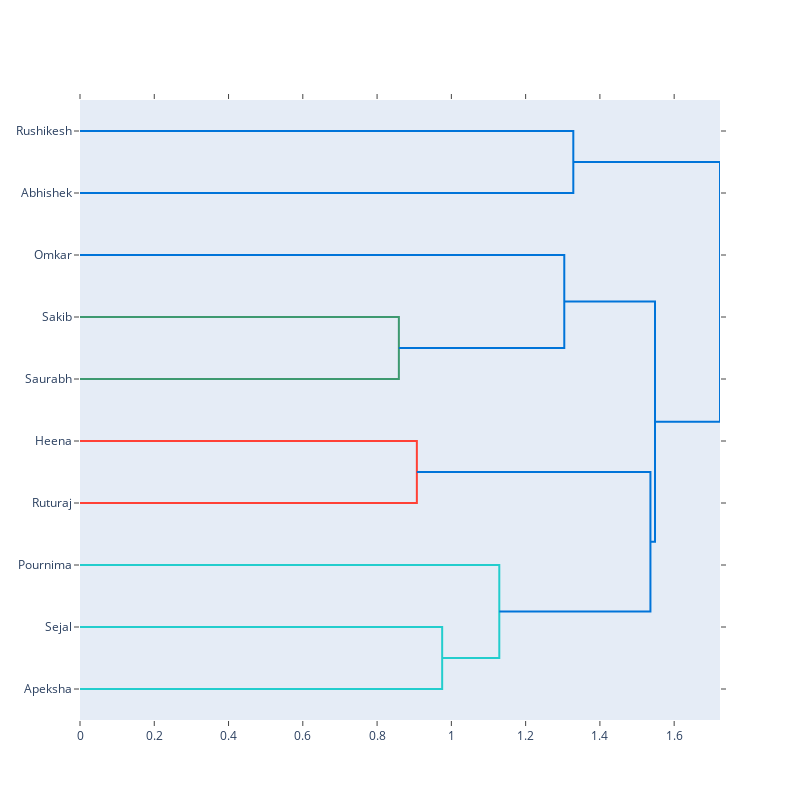

The code cell stored with this chart in its notebook:
### Markdown cell above
# Write a Program to Demonstrate Dendogram Plot

### Code cell
# importing library
import plotly.figure_factory as ff

import numpy as np

X = np.random.rand(10, 12)
names = ['Omkar', 'Pournima', 'Sakib', 'Heena', 'Saurabh', 'Rushikesh', 'Ruturaj', 'Sejal', 'Apeksha', 'Abhishek']
fig = ff.create_dendrogram(X, orientation='left', labels=names)
fig.update_layout(width=800, height=800)
fig.show()

### Figure 1 — Plotly figure (JSON) as saved in the notebook; plotly's stock layout.template omitted (floating-point values rounded to 4 significant figures)
{"data": [{"hoverinfo": "text", "marker": {"color": "rgb(0,116,217)"}, "mode": "lines", "type": "scatter", "x": [0, 1.328, 1.328, 0], "xaxis": "x", "y": [-5, -5, -15, -15], "yaxis": "y"}, {"hoverinfo": "text", "marker": {"color": "rgb(61,153,112)"}, "mode": "lines", "type": "scatter", "x": [0, 0.8587, 0.8587, 0], "xaxis": "x", "y": [-35, -35, -45, -45], "yaxis": "y"}, {"hoverinfo": "text", "marker": {"color": "rgb(0,116,217)"}, "mode": "lines", "type": "scatter", "x": [0, 1.304, 1.304, 0.8587], "xaxis": "x", "y": [-25, -25, -40, -40], "yaxis": "y"}, {"hoverinfo": "text", "marker": {"color": "rgb(255,65,54)"}, "mode": "lines", "type": "scatter", "x": [0, 0.9071, 0.9071, 0], "xaxis": "x", "y": [-55, -55, -65, -65], "yaxis": "y"}, {"hoverinfo": "text", "marker": {"color": "rgb(35,205,205)"}, "mode": "lines", "type": "scatter", "x": [0, 0.9753, 0.9753, 0], "xaxis": "x", "y": [-85, -85, -95, -95], "yaxis": "y"}, {"hoverinfo": "text", "marker": {"color": "rgb(35,205,205)"}, "mode": "lines", "type": "scatter", "x": [0, 1.129, 1.129, 0.9753], "xaxis": "x", "y": [-75, -75, -90, -90], "yaxis": "y"}, {"hoverinfo": "text", "marker": {"color": "rgb(0,116,217)"}, "mode": "lines", "type": "scatter", "x": [0.9071, 1.536, 1.536, 1.129], "xaxis": "x", "y": [-60, -60, -82.5, -82.5], "yaxis": "y"}, {"hoverinfo": "text", "marker": {"color": "rgb(0,116,217)"}, "mode": "lines", "type": "scatter", "x": [1.304, 1.548, 1.548, 1.536], "xaxis": "x", "y": [-32.5, -32.5, -71.25, -71.25], "yaxis": "y"}, {"hoverinfo": "text", "marker": {"color": "rgb(0,116,217)"}, "mode": "lines", "type": "scatter", "x": [1.328, 1.723, 1.723, 1.548], "xaxis": "x", "y": [-10, -10, -51.88, -51.88], "yaxis": "y"}], "layout": {"autosize": false, "height": 800, "hovermode": "closest", "showlegend": false, "width": 800, "xaxis": {"mirror": "allticks", "rangemode": "tozero", "showgrid": false, "showline": true, "showticklabels": true, "ticks": "outside", "type": "linear", "zeroline": false}, "yaxis": {"mirror": "allticks", "rangemode": "tozero", "showgrid": false, "showline": true, "showticklabels": true, "tickmode": "array", "ticks": "outside", "ticktext": ["Rushikesh", "Abhishek", "Omkar", "Sakib", "Saurabh", "Heena", "Ruturaj", "Pournima", "Sejal", "Apeksha"], "tickvals": [-5, -15, -25, -35, -45, -55, -65, -75, -85, -95], "type": "linear", "zeroline": false}}}
